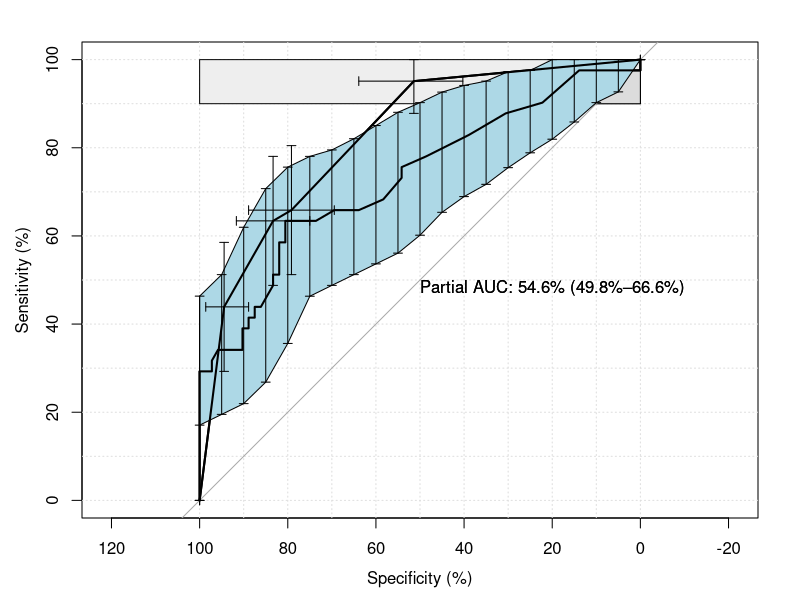

Write R code to recreate this figure.
## ---- chunk 1
library(pROC)
data(aSAH)
#Basic ROC / AUC analysis


roc(aSAH$outcome, aSAH$s100b)
roc(outcome ~ s100b, aSAH)
#Smoothing

roc(outcome ~ s100b, aSAH, smooth=TRUE) 
# more options, CI and plotting

roc1 <- roc(aSAH$outcome,
            aSAH$s100b, percent=TRUE,
            # arguments for auc
            partial.auc=c(100, 90), partial.auc.correct=TRUE,
            partial.auc.focus="sens",
            # arguments for ci
            ci=TRUE, boot.n=100, ci.alpha=0.9, stratified=FALSE,
            # arguments for plot
            plot=TRUE, auc.polygon=TRUE, max.auc.polygon=TRUE, grid=TRUE,
            print.auc=TRUE, show.thres=TRUE)

    # Add to an existing plot. Beware of 'percent' specification!

roc2 <- roc(aSAH$outcome, aSAH$wfns, plot=TRUE, add=TRUE, percent=roc1$percent)        
# Coordinates of the curve

coords(roc1, "best", ret=c("threshold", "specificity", "1-npv"))
coords(roc2, "local maximas", ret=c("threshold", "sens", "spec", "ppv", "npv"))
# Confidence intervals

# Of the AUC
ci(roc2)

# Of the curve
sens.ci <- ci.se(roc1, specificities=seq(0, 100, 5))
plot(sens.ci, type="shape", col="lightblue")
plot(sens.ci, type="bars")

# need to re-add roc2 over the shape
plot(roc2, add=TRUE)

# CI of thresholds
plot(ci.thresholds(roc2))

#Comparisons

    # Test on the whole AUC
    roc.test(roc1, roc2, reuse.auc=FALSE)

    # Test on a portion of the whole AUC
    roc.test(roc1, roc2, reuse.auc=FALSE, partial.auc=c(100, 90),
             partial.auc.focus="se", partial.auc.correct=TRUE)

    # With modified bootstrap parameters
    roc.test(roc1, roc2, reuse.auc=FALSE, partial.auc=c(100, 90),
             partial.auc.correct=TRUE, boot.n=1000, boot.stratified=FALSE)
#Sample size

    # Two ROC curves
    power.roc.test(roc1, roc2, reuse.auc=FALSE)
    power.roc.test(roc1, roc2, power=0.9, reuse.auc=FALSE)

    # One ROC curve
    power.roc.test(auc=0.8, ncases=41, ncontrols=72)
    power.roc.test(auc=0.8, power=0.9)
    power.roc.test(auc=0.8, ncases=41, ncontrols=72, sig.level=0.01)
    power.roc.test(ncases=41, ncontrols=72, power=0.9)
